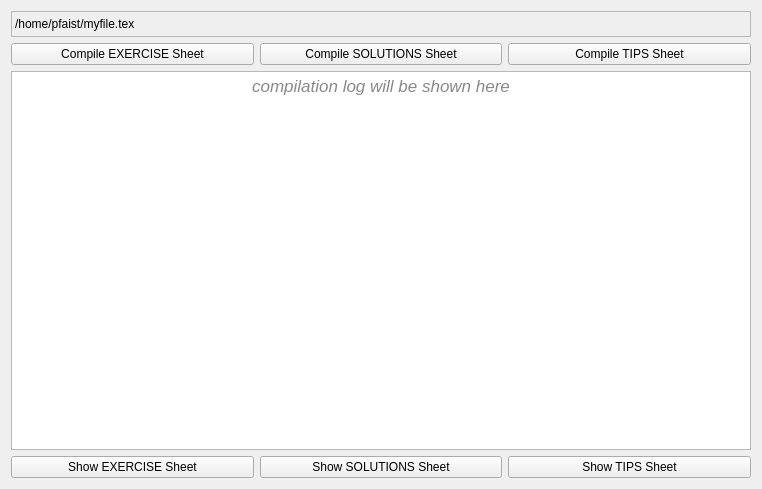
<?xml version="1.0" encoding="UTF-8"?>
<ui version="4.0">
 <class>CompileWidget</class>
 <widget class="QWidget" name="CompileWidget">
  <property name="geometry">
   <rect>
    <x>0</x>
    <y>0</y>
    <width>762</width>
    <height>489</height>
   </rect>
  </property>
  <property name="windowTitle">
   <string>Form</string>
  </property>
  <layout class="QVBoxLayout" name="verticalLayout">
   <property name="spacing">
    <number>6</number>
   </property>
   <item>
    <widget class="QFrame" name="frame">
     <property name="frameShape">
      <enum>QFrame::StyledPanel</enum>
     </property>
     <property name="frameShadow">
      <enum>QFrame::Raised</enum>
     </property>
     <layout class="QHBoxLayout" name="horizontalLayout_3">
      <property name="leftMargin">
       <number>3</number>
      </property>
      <property name="topMargin">
       <number>5</number>
      </property>
      <property name="rightMargin">
       <number>3</number>
      </property>
      <property name="bottomMargin">
       <number>5</number>
      </property>
      <item>
       <widget class="QLabel" name="lblFilePath">
        <property name="text">
         <string>/home/pfaist/myfile.tex</string>
        </property>
        <property name="textFormat">
         <enum>Qt::PlainText</enum>
        </property>
       </widget>
      </item>
     </layout>
    </widget>
   </item>
   <item>
    <layout class="QHBoxLayout" name="horizontalLayout">
     <item>
      <widget class="QPushButton" name="btnCompileEx">
       <property name="text">
        <string>Compile EXERCISE Sheet</string>
       </property>
      </widget>
     </item>
     <item>
      <widget class="QPushButton" name="btnCompileSol">
       <property name="text">
        <string>Compile SOLUTIONS Sheet</string>
       </property>
      </widget>
     </item>
     <item>
      <widget class="QPushButton" name="btnCompileTips">
       <property name="text">
        <string>Compile TIPS Sheet</string>
       </property>
      </widget>
     </item>
    </layout>
   </item>
   <item>
    <widget class="QTextEdit" name="txtLog">
     <property name="tabChangesFocus">
      <bool>true</bool>
     </property>
     <property name="undoRedoEnabled">
      <bool>false</bool>
     </property>
     <property name="readOnly">
      <bool>true</bool>
     </property>
     <property name="html">
      <string>&lt;!DOCTYPE HTML PUBLIC &quot;-//W3C//DTD HTML 4.0//EN&quot; &quot;http://www.w3.org/TR/REC-html40/strict.dtd&quot;&gt;
&lt;html&gt;&lt;head&gt;&lt;meta name=&quot;qrichtext&quot; content=&quot;1&quot; /&gt;&lt;style type=&quot;text/css&quot;&gt;
p, li { white-space: pre-wrap; }
&lt;/style&gt;&lt;/head&gt;&lt;body style=&quot; font-family:'Lucida Grande'; font-size:13pt; font-weight:400; font-style:normal;&quot;&gt;
&lt;p align=&quot;center&quot; style=&quot; margin-top:0px; margin-bottom:0px; margin-left:0px; margin-right:0px; -qt-block-indent:0; text-indent:0px;&quot;&gt;&lt;span style=&quot; font-style:italic; color:#898989;&quot;&gt;compilation log will be shown here&lt;/span&gt;&lt;/p&gt;&lt;/body&gt;&lt;/html&gt;</string>
     </property>
    </widget>
   </item>
   <item>
    <layout class="QHBoxLayout" name="horizontalLayout_2">
     <item>
      <widget class="QPushButton" name="btnShowEx">
       <property name="text">
        <string>Show EXERCISE Sheet</string>
       </property>
      </widget>
     </item>
     <item>
      <widget class="QPushButton" name="btnShowSol">
       <property name="text">
        <string>Show SOLUTIONS Sheet</string>
       </property>
      </widget>
     </item>
     <item>
      <widget class="QPushButton" name="btnShowTips">
       <property name="text">
        <string>Show TIPS Sheet</string>
       </property>
      </widget>
     </item>
    </layout>
   </item>
  </layout>
 </widget>
 <resources/>
 <connections/>
</ui>
